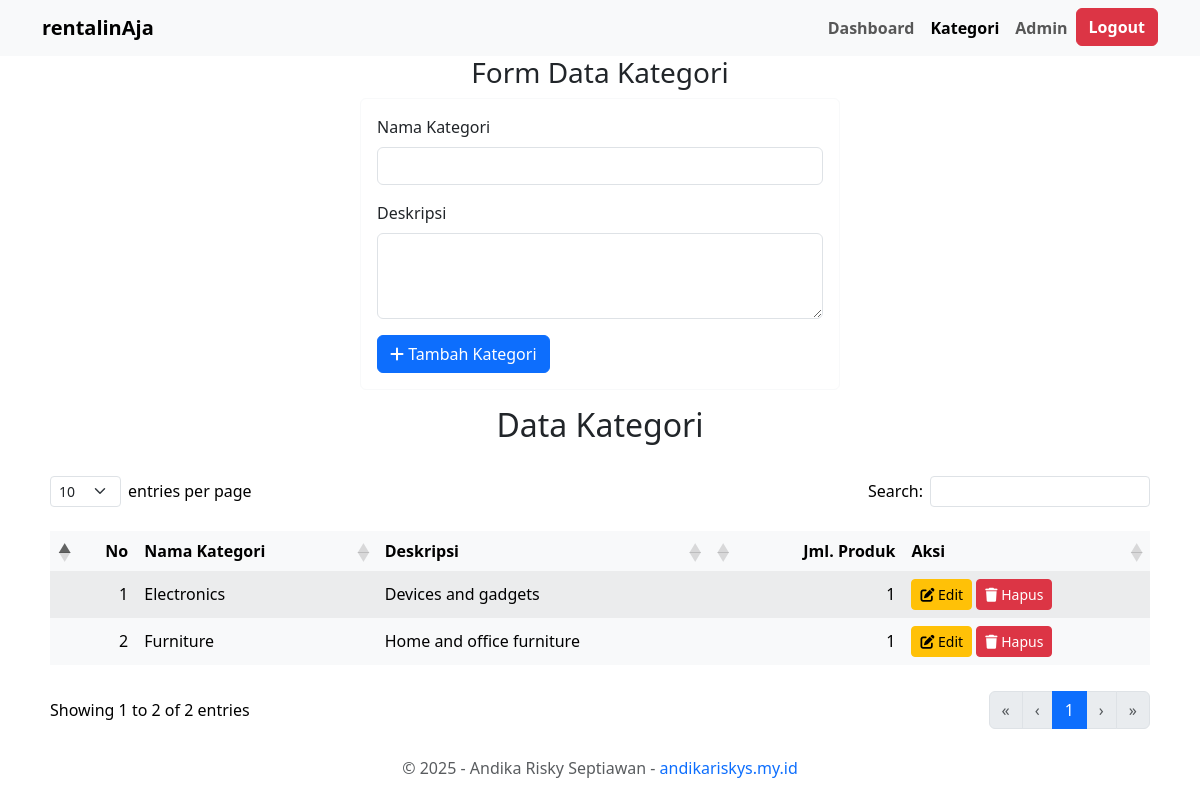
The page /admin/categories.php (signed in) on the database its author committed.
### tables this page shows
CREATE TABLE IF NOT EXISTS categories (
    id CHAR(36) PRIMARY KEY,
    name VARCHAR(100) NOT NULL UNIQUE,
    description TEXT
);

### admin/categories.php (the view, shortened to what this page needs)
<?php
include '../connection.php';
$editData = null;
include '../templates/template_admin.php';
$query = mysqli_query($conn, "SELECT c.*, COUNT(p.id) as count FROM categories c LEFT JOIN products p ON c.id = p.category_id GROUP BY c.id ORDER BY c.name ASC");
?>
<center>
    <h3>Form Data Kategori</h3>
</center>
<div class="d-flex justify-content-center">
    <div class="card border-light" style="width: 100%; max-width: 480px;">
        <div class="card-body">
            <form method="post">
                <div class="mb-3">
                    <label for="name" class="form-label">Nama Kategori</label>
                    <input type="text" class="form-control" id="name" name="name" value="<?= $editData['name'] ?? '' ?>" required>
                </div>
                <div class="mb-3">
                    <label for="description" class="form-label">Deskripsi</label>
                    <textarea class="form-control" id="description" name="description" rows="3"> <?= $editData['description'] ?? '' ?></textarea>
                </div>
                <?php if ($editData) { ?>
                    <input type="hidden" name="id" value="<?= $editData['id']; ?>">
                    <button type="submit" name="update" class="btn btn-warning"><i class="fa-solid fa-floppy-disk"></i> Update Kategori</button>
                    <a href="categories.php" class="btn btn-secondary">Batalkan</a>
                <?php } else { ?>
                    <button type="submit" name="submit" class="btn btn-primary"><i class="fa-solid fa-plus"></i> Tambah Kategori</button>
                <?php } ?>
            </form>
        </div>
    </div>
</div>
<center>
    <h2 class="my-3">Data Kategori</h2>
</center>
<div class="table table-responsive">
    <table class="table table-striped table-hover table-borderless table-light align-middle" id="myTable">
        <thead>
            <tr>
                <th style="width: 10px;">No</th>
                <th>Nama Kategori</th>
                <th>Deskripsi</th>
                <th>Jml. Produk</th>
                <th>Aksi</th>
            </tr>
        </thead>
        <tbody class="table-group-divider">
            <?php
            $no = 1;
            while ($data = mysqli_fetch_array($query)) { ?>
                <tr>
                    <td><?= $no; ?></td>
                    <td><?= $data['name']; ?></td>
                    <td><?= $data['description']; ?></td>
                    <td><?= $data['count']; ?></td>
                    <td>
                        <a href="categories.php?edit=<?= $data['id']; ?>" class="btn btn-warning btn-sm"><i class="fa-solid fa-pen-to-square"></i> Edit</a>
                        <a href="categories.php?delete=<?= $data['id']; ?>" class="btn btn-danger btn-sm" onclick="return confirm('Yakin ingin menghapus kategori ini?');"><i class="fa-solid fa-trash"></i> Hapus</a>
                    </td>
                </tr>
            <?php
                $no++;
            }
            ?>
        </tbody>
    </table>
</div>

### rows shown on the page
categories: name "Electronics", description "Devices and gadgets", count "1"
categories: name "Furniture", description "Home and office furniture", count "1"
